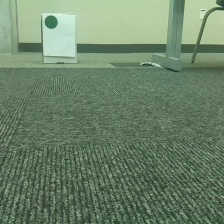
#> input picture pi_cam/sign_detection/dataset/green/2024_12_06_12_17_01.jpg, 224 x 224 px, given in place of the camera
$ python tp2_v3.py
#> lines starting #> are read from the running program, lines starting #| are printed output that depends on the picture; after the words box and inside, x2 and y2 are one past the last pixel; in counts of white or black regions, pixels touching at a corner belong together
#Apply grayscale conversion and edge detection (using OpenCV). Gaussian blur to reduce image noise.

import cv2

# Initialize the camera (0 is the default camera)
cap = cv2.VideoCapture(0)

while True:
    # Capture frame-by-frame
    ret, frame = cap.read()
#> frame is the input picture: shape (224, 224, 3); mean B, G, R 104.8, 131.1, 107.5

    if not ret:
        print("Failed to capture image")
        break

    # Convert image to grayscale
    gray = cv2.cvtColor(frame, cv2.COLOR_BGR2GRAY)
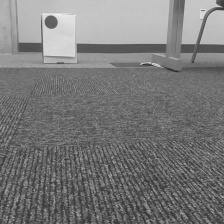
#> gray: shape (224, 224); min 40, max 241, mean 121.1

    # Apply Gaussian blur to reduce noise
    blurred = cv2.GaussianBlur(gray, (5, 5), 0)
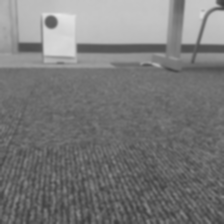
#> blurred: shape (224, 224); min 61, max 231, mean 121.1

    # Apply Canny edge detection
    edges = cv2.Canny(blurred, 50, 150)  # Threshold values (50, 150) can be adjusted
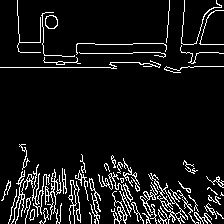
#> edges: shape (224, 224); 8.2% white in thin lines or dots

    # Display the processed frames
    cv2.imshow('Original', frame)
    cv2.imshow('Grayscale', gray)
    cv2.imshow('Blurred', blurred)
    cv2.imshow('Edges', edges)

    # Press 'q' to exit
    if cv2.waitKey(1) & 0xFF == ord('q'):
#> (key q is pressed here)
        break

# Release resources
cap.release()
cv2.destroyAllWindows()

$ run again, on pi_cam/sign_detection/dataset/green/2024_12_06_12_17_02.jpg
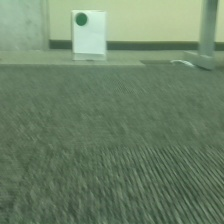
#> input picture pi_cam/sign_detection/dataset/green/2024_12_06_12_17_02.jpg, 224 x 224 px, given in place of the camera
#> frame is the input picture: shape (224, 224, 3); mean B, G, R 104.3, 131.1, 108.7
#> `gray = cv2.cvtColor(frame, cv2.COLOR_BGR2GRAY)`:
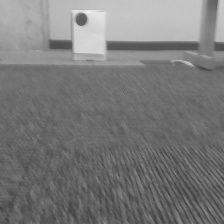
#> gray: shape (224, 224); min 62, max 240, mean 121.3
#> `edges = cv2.Canny(blurred, 50, 150)`:
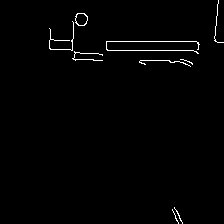
#> edges: shape (224, 224); 1.2% white in thin lines or dots, all inside (x1, y1, x2, y2) = (49, 0, 224, 224)

$ run again, on pi_cam/sign_detection/dataset/green/2024_12_06_12_17_03.jpg
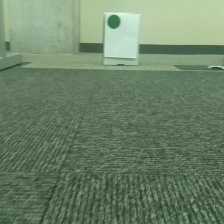
#> input picture pi_cam/sign_detection/dataset/green/2024_12_06_12_17_03.jpg, 224 x 224 px, given in place of the camera
#> frame is the input picture: shape (224, 224, 3); mean B, G, R 104, 131.4, 108
#> `gray = cv2.cvtColor(frame, cv2.COLOR_BGR2GRAY)`:
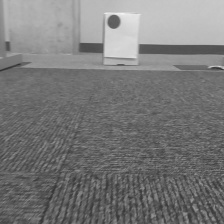
#> gray: shape (224, 224); min 47, max 244, mean 121.2
#> `edges = cv2.Canny(blurred, 50, 150)`:
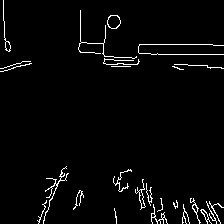
#> edges: shape (224, 224); 2.9% white in thin lines or dots

$ run again, on pi_cam/sign_detection/dataset/green/2024_12_06_12_17_04.jpg
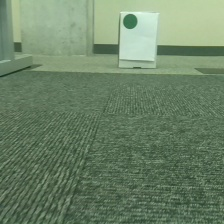
#> input picture pi_cam/sign_detection/dataset/green/2024_12_06_12_17_04.jpg, 224 x 224 px, given in place of the camera
#> frame is the input picture: shape (224, 224, 3); mean B, G, R 103.6, 131.1, 108.2
#> `blurred = cv2.GaussianBlur(gray, (5, 5), 0)`:
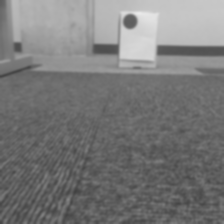
#> blurred: shape (224, 224); min 65, max 234, mean 121.1
#> `edges = cv2.Canny(blurred, 50, 150)`:
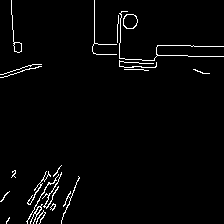
#> edges: shape (224, 224); 2.4% white in thin lines or dots
